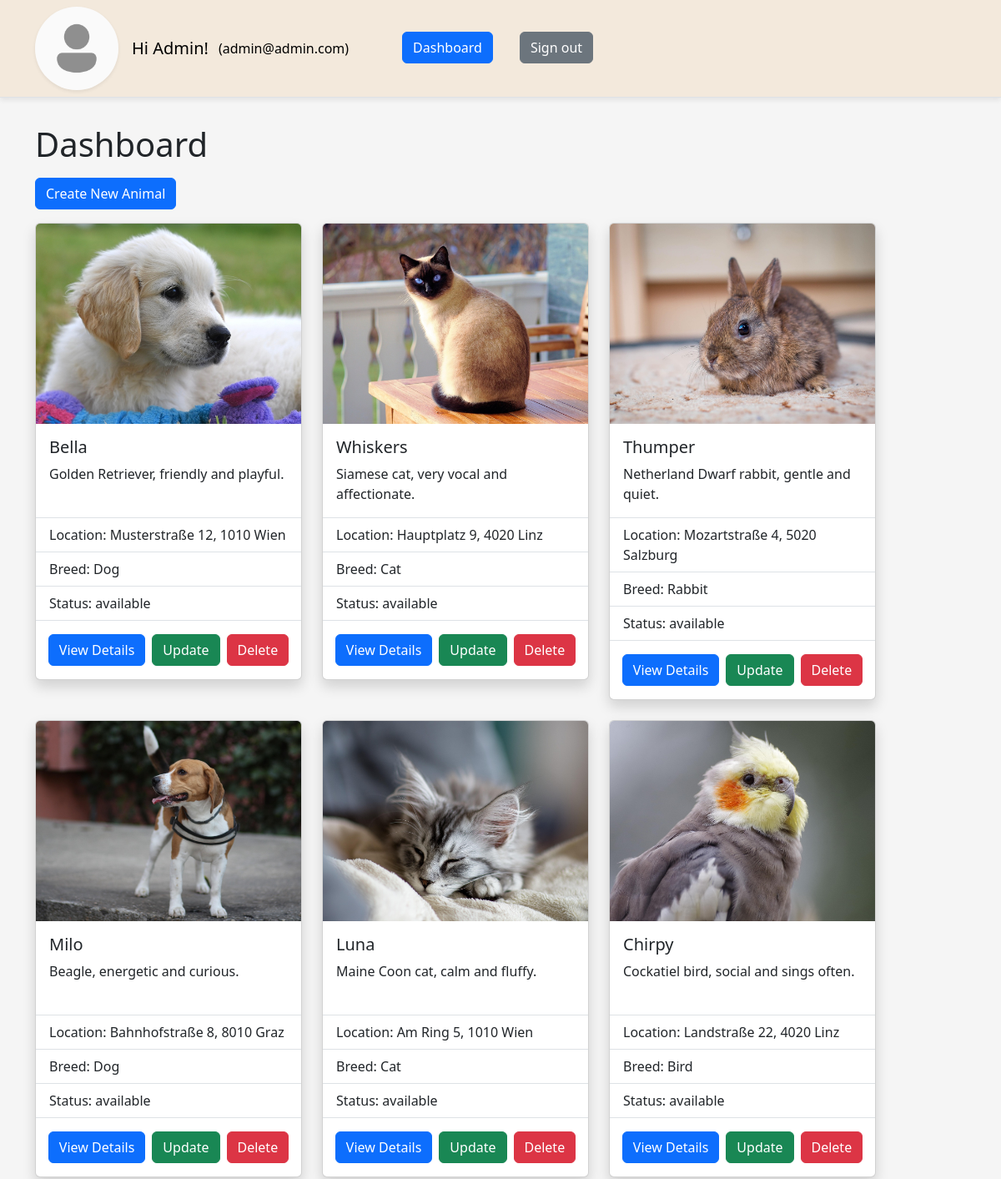
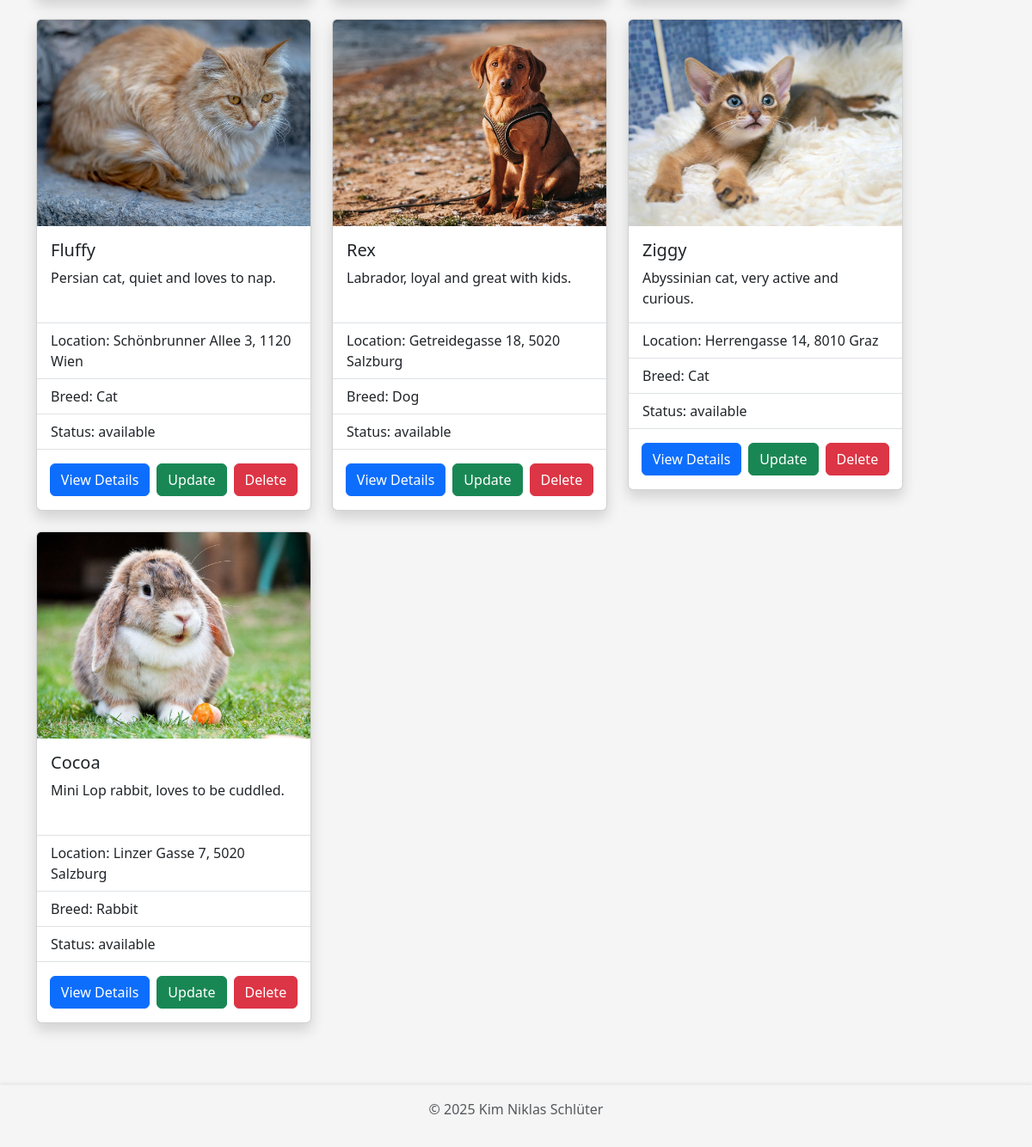
The app's page /website/dashboard.php (signed in) with its own data (2 pictures, top to bottom).
### tables this page shows
CREATE TABLE `user` (
  `id` int(11) NOT NULL,
  `email` varchar(200) NOT NULL,
  `password` varchar(255) NOT NULL,
  `first_name` varchar(100) NOT NULL,
  `last_name` varchar(100) NOT NULL,
  `phone` varchar(50) NOT NULL,
  `address` varchar(100) NOT NULL,
  `picture` varchar(255) NOT NULL,
  `authority` enum('user','admin') NOT NULL
);

CREATE TABLE `animal` (
  `id` int(11) NOT NULL,
  `name` varchar(100) NOT NULL,
  `picture` varchar(255) DEFAULT NULL,
  `location` varchar(100) NOT NULL,
  `description` text DEFAULT NULL,
  `size` enum('small','default','big') NOT NULL DEFAULT 'default',
  `age` int(11) DEFAULT NULL,
  `vaccinated` tinyint(1) NOT NULL,
  `status` enum('available','adopted') NOT NULL DEFAULT 'available',
  `breed_id` int(11) NOT NULL
);

CREATE TABLE `breed` (
  `id` int(11) NOT NULL,
  `name` varchar(100) NOT NULL
);

### website/components/animals.php (called while the page is built, shortened)
<?php
require_once __DIR__ . '/db_connect.php';
require_once __DIR__ . '/util.php';
$conn = db_connect();
function create_response($status, $message, $data = [])
{
  $response = [
    "status" => $status,
    "message" => $message,
    "data" => $data
  ];
  return $response;
}
function fetch_animals_internal($sql)
{
  global $conn;
  $result = mysqli_query($conn, $sql);
  $rows = mysqli_fetch_all($result, MYSQLI_ASSOC);
  return create_response("200", "Successfully fetched animals.", $rows);
}
function get_all_animals()
{
  return fetch_animals_internal("SELECT * FROM `animal`");
}
function get_breed_by_id($breed_id)
{
  global $conn;
  $sql = "SELECT * FROM `breed` WHERE id=$breed_id";
  $result = mysqli_query($conn, $sql);
  $row = mysqli_fetch_assoc($result);
  return $row;
}
function get_animal_picture_url($animalData)
{
  return $animalData['picture'] ? PICTURE_FOLDER_NAME . '/' . $animalData['picture'] : ANIMAL_DEFAULT_PICTURE_URL;
}

### website/components/util.php (called while the page is built, shortened)
<?php
function get_my_user_id_from_session()
{
  if (isset($_SESSION["user"])) {
    return $_SESSION["user"];
  } else if (isset($_SESSION["admin"])) {
    return $_SESSION["admin"];
  } else {
    return null;
  }
}
function get_user_data($conn, $userId)
{
  $sql = "SELECT * FROM `user` WHERE `id`='$userId'";
  $result = mysqli_query($conn, $sql);
  if ($result) {
    $row = mysqli_fetch_assoc($result);
    $defaultImgUrl = './' . PICTURE_FOLDER_NAME . '/user.png';
    if (empty($row['picture'])) {
      $row['profile_img_url'] = $defaultImgUrl;
    } else {
      $pictureUrl = './' . PICTURE_FOLDER_NAME . '/' . $row['picture'];
      if (!file_exists($pictureUrl)) {
        $row['profile_img_url'] = $defaultImgUrl;
      } else {
        $row['profile_img_url'] = $pictureUrl;
      }
    }
  }
  return $row;
}

### website/components/card_layout.php (the view, shortened to what this page needs)
<?php
function create_card_layout_for_animals($response)
{
  $rows = $response['data'];
  $layout = "<div class='row row-cols-1 row-cols-md-2 row-cols-lg-3 row-cols-xl-3 row-cols-xxl-4
                         justify-content-center justify-content-md-start'>";
  foreach ($rows as $animal) {
    $animalPictureUrl = get_animal_picture_url($animal);
    $breedData = get_breed_by_id($animal['breed_id']);
    $layout .= "
    <div style='width: fit-content;'>
      <div class='card shadow mb-4 d-flex flex-column justify-content-between align-items-center' style='max-width: 20rem;'>";
    $layout .= "<div>
                  <div class='animal-picture-container'>
                    <img src='$animalPictureUrl' class='card-img-top animal-image' alt=''>
                  </div>
                  <div class='card-body'>
                    <h5 class='card-title'>{$animal['name']}</h5>
                    <p class='card-text' style='min-height: 48px'>{$animal['description']}</p>
                  </div>
                </div>";
    $layout .= "<div style='width: 100%'>";
    $layout .= "<ul class='list-group list-group-flush'>
                  <li class='list-group-item' style='padding: 0'></li>
                    <li class='list-group-item'>Location: {$animal['location']}</li>
                    <li class='list-group-item'>Breed: {$breedData['name']}</li>
                    <li class='list-group-item'>Status: {$animal['status']}</li>
                  <li class='list-group-item'></li>
                </ul>";
    if (isset($_SESSION['user'])) {
      $layout .= "<div class='d-flex flex-row gap-1 justify-content-around mb-3' style='width:100%'>
                    <a href='./animal_details.php?id={$animal['id']}' class='btn btn-primary'>View Details</a>";
      $layout .= "<form method='POST'>
                      <input type='hidden' name='animal_id_to_adopt' value='{$animal['id']}' />
                      <input" . (($animal['status'] != 'available') ? " disabled" : "") . " type='submit' name='adopt_animal' class='btn btn-success' value='Take me home' />
                  </form>";
      $layout .= "</div>";
    } else if (isset($_SESSION['admin'])) {
      $layout .= "<div class='d-flex flex-row gap-2 justify-content-center mb-3'>
                    <a href='./animal_details.php?id={$animal['id']}' class='btn btn-primary'>View Details</a>
                    <a href='./animal_update.php?id={$animal['id']}' class='btn btn-success'>Update</a>
                    <a href='./animal_delete.php?id={$animal['id']}' class='btn btn-danger'>Delete</a>
                  </div>";
    }
    $layout .= "</div>";
    $layout .=  "</div></div>";
  }
  $layout .= "</div>";
  return $layout;
}

### website/components/navbar.php (shortened to what this page needs)
<?php
$homeUrl = isset($_SESSION['admin']) ? "dashboard.php" : "home.php";
$homeName = isset($_SESSION['admin']) ? "Dashboard" : "Home";
?>
<header class='p-0 mb-3 border-bottom title-row'>
  <nav class="navbar navbar-expand-lg" style="min-height: 3.5rem">
    <div class="container">
      <?php if (isset($_SESSION['user']) || isset($_SESSION['admin'])) { ?>
        <a href='<?= $homeUrl ?>' class='d-block me-3'>
          <img src='<?= $myUserData['profile_img_url'] ?? '' ?>' alt='profile image' width='100' height='100' class='rounded-circle shadow-sm' style='object-fit:cover;'>
        </a>
        <a class="navbar-brand me-1" href="<?= $homeUrl ?>">Hi <?= $myUserData['first_name'] ?? '' ?>!</a>
      <?php } ?>
      <div class="collapse navbar-collapse" id="navbarNav">
        <ul class="navbar-nav gap-2">
          <?php if (isset($_SESSION['user']) || isset($_SESSION['admin'])) { ?>
            <li class="nav-item me-5">
              <a class="nav-link link-body-emphasis" href="#"><?= '(' . $myUserData['email'] . ')' ?></a>
            </li>
            <li class="nav-item me-4">
              <a class="btn btn-primary" href="<?= $homeUrl ?>"><?= $homeName ?></a>
            </li>
            <li class="nav-item">
              <a class="btn btn-secondary" href="logout.php">Sign out</a>
            </li>
          <?php } ?>
        </ul>
      </div>
    </div>
  </nav>
</header>

### website/styles/style.css (style rules this page uses)
body { background-color: whitesmoke; display: flex; flex-flow: column nowrap; justify-content: flex-start; min-height: 100vh; }

### website/styles/card_layout.css (style rules this page uses)
.animal-picture-container { width: 100%; height: 15rem; margin: 0 !important; overflow: hidden; }
.animal-image { width: 100%; height: 100%; object-fit: cover; }

### records on screen
user: first_name "Admin", email "admin@admin.com"
animal: picture (picture), name "Bella", description "Golden Retriever, friendly and playful.", location "Musterstraße 12, 1010 Wien", breed.name "Dog", status "available"
animal: picture (picture), name "Whiskers", description "Siamese cat, very vocal and affectionate.", location "Hauptplatz 9, 4020 Linz", breed.name "Cat", status "available"
animal: picture (picture), name "Thumper", description "Netherland Dwarf rabbit, gentle and quiet.", location "Mozartstraße 4, 5020 Salzburg", breed.name "Rabbit", status "available"
animal: picture (picture), name "Milo", description "Beagle, energetic and curious.", location "Bahnhofstraße 8, 8010 Graz", breed.name "Dog", status "available"
animal: picture (picture), name "Luna", description "Maine Coon cat, calm and fluffy.", location "Am Ring 5, 1010 Wien", breed.name "Cat", status "available"
animal: picture (picture), name "Chirpy", description "Cockatiel bird, social and sings often.", location "Landstraße 22, 4020 Linz", breed.name "Bird", status "available"
animal: picture (picture), name "Fluffy", description "Persian cat, quiet and loves to nap.", location "Schönbrunner Allee 3, 1120 Wien", breed.name "Cat", status "available"
animal: picture (picture), name "Rex", description "Labrador, loyal and great with kids.", location "Getreidegasse 18, 5020 Salzburg", breed.name "Dog", status "available"
animal: picture (picture), name "Ziggy", description "Abyssinian cat, very active and curious.", location "Herrengasse 14, 8010 Graz", breed.name "Cat", status "available"
animal: picture (picture), name "Cocoa", description "Mini Lop rabbit, loves to be cuddled.", location "Linzer Gasse 7, 5020 Salzburg", breed.name "Rabbit", status "available"

### other values on screen
$homeName "Dashboard"
